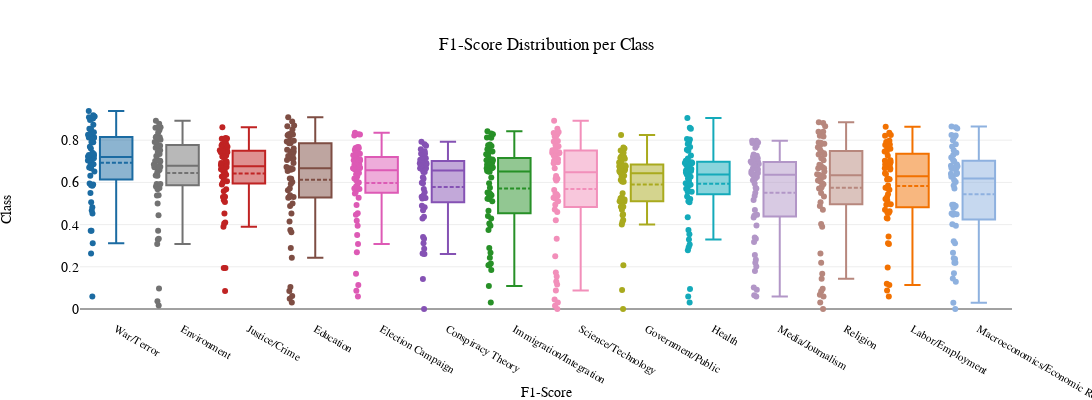
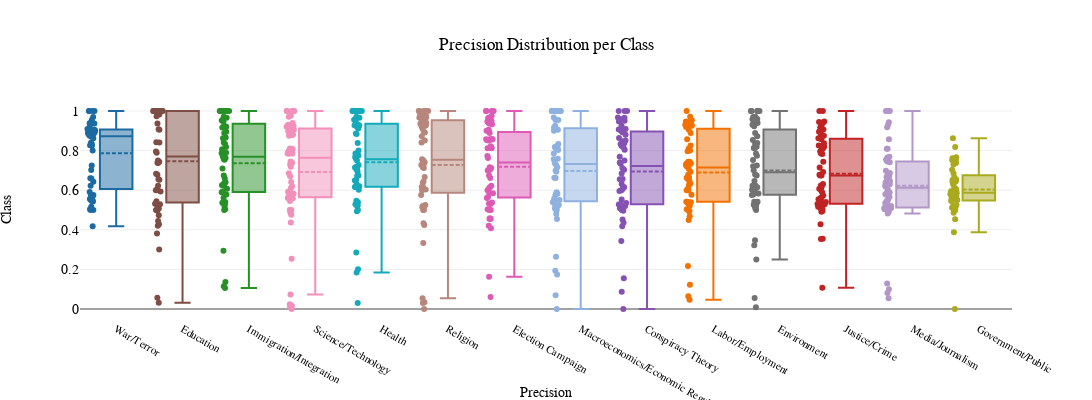
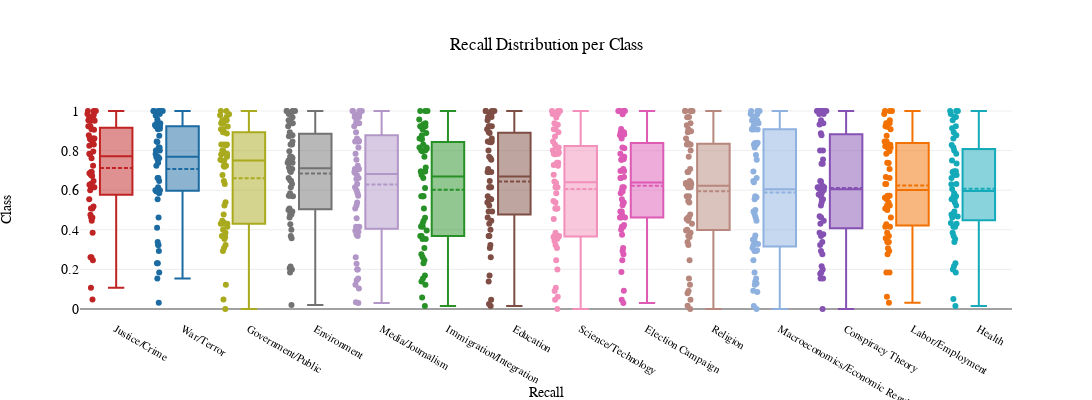

Notebook code cell kept with these figures, in order:
### Code cell
# Filter out NaN values
import plotly.graph_objects as go
import numpy as np
import colorsys

ALL_LABELS = prompt_utils.ALL_LABELS[0:-1]

precisions = [[] for _ in ALL_LABELS]
recalls = [[] for _ in ALL_LABELS]
f1_scores = [[] for _ in ALL_LABELS]

for idx, class_label in enumerate(ALL_LABELS):
    for model in models:
        report_df = model["data"]["binary_classification_reports"]
        precisions[idx].append(report_df[report_df.label == class_label]["precision_class_1"].values[0])
        recalls[idx].append(report_df[report_df.label == class_label]["recall_class_1"].values[0])
        f1_scores[idx].append(report_df[report_df.label == class_label]["f1_score_class_1"].values[0])


precisions = [[val for val in precision_list if not np.isnan(val)] for precision_list in precisions]
recalls = [[val for val in recall_list if not np.isnan(val)] for recall_list in recalls]
f1_scores = [[val for val in f1_list if not np.isnan(val)] for f1_list in f1_scores]

# Define a more scientific color palette
colors = [
    "#1f77b4",  # muted blue
    "#9467bd",  # muted purple
    "#8c564b",  # chestnut brown
    "#e377c2",  # raspberry
    "#7f7f7f",  # middle gray
    "#bcbd22",  # curry yellow-green
    "#17becf",  # blue-teal
    "#2ca02c",  # cooked asparagus green
    "#d62728",  # brick red
    "#ff7f0e",  # safety orange
    "#aec7e8",  # pastel blue
    "#c5b0d5",  # pastel purple
    "#c49c94",  # pastel brown
    "#f7b6d2",  # pastel pink
    "#c7c7c7"   # light gray
]

def darken_color(color, factor=0.9):
    r, g, b = [int(color.lstrip('#')[i:i+2], 16) for i in (0, 2, 4)]
    h, l, s = colorsys.rgb_to_hls(r/255.0, g/255.0, b/255.0)
    l = max(min(l * factor, 1.0), 0.0)
    r, g, b = colorsys.hls_to_rgb(h, l, s)
    return f"#{int(r * 255):02x}{int(g * 255):02x}{int(b * 255):02x}"

# Darken each color in the palette
darkened_colors = [darken_color(color) for color in colors]

# Create a dictionary to map each class label to a specific darkened color
color_mapping = {label: darkened_colors[i % len(darkened_colors)] for i, label in enumerate(ALL_LABELS)}


# Function to sort classes by descending median values
def sort_classes_by_median(values):
    median_values = [np.median(val) for val in values]
    sorted_indices = np.argsort(median_values)[::-1]  # Sort in descending order
    sorted_values = [values[i] for i in sorted_indices]
    sorted_labels = [ALL_LABELS[i] for i in sorted_indices]
    return sorted_values, sorted_labels

# Sort classes by median values for F1-scores, precision, and recall
sorted_f1_scores, sorted_f1_labels = sort_classes_by_median(f1_scores)
sorted_precisions, sorted_precision_labels = sort_classes_by_median(precisions)
sorted_recalls, sorted_recall_labels = sort_classes_by_median(recalls)

# Create enhanced boxplots using Plotly

fig_f1 = go.Figure()
for idx, class_label in enumerate(sorted_f1_labels):
    fig_f1.add_trace(go.Box(y=sorted_f1_scores[idx], name=class_label, boxmean=True, boxpoints='all', 
                            marker_color=color_mapping[class_label], line=dict(width=2)))
fig_f1.update_layout(title="F1-Score Distribution per Class", 
                     xaxis_title="F1-Score", 
                     yaxis_title="Class",
                     font=dict(family="Arial, sans-serif", size=12, color="black"),
                     xaxis=dict(tickfont=dict(size=11),
                                    title_standoff=1400),
                     yaxis=dict(tickfont=dict(size=14),
                                    title_standoff=50), 
                     width=1600,
                     height=400,
                     showlegend=False)
fig_f1.show()

# Boxplot for precision per class
fig_precision = go.Figure()
for idx, class_label in enumerate(sorted_precision_labels):
    fig_precision.add_trace(go.Box(y=sorted_precisions[idx], name=class_label, boxmean=True, boxpoints='all', 
                            marker_color=color_mapping[class_label], line=dict(width=2)))
fig_precision.update_layout(title="Precision Distribution per Class", 
                            xaxis_title="Precision", 
                            yaxis_title="Class",
                            font=dict(family="Arial, sans-serif", size=12, color="black"),
                            xaxis=dict(tickfont=dict(size=11),
                                            title_standoff=1400),
                            yaxis=dict(tickfont=dict(size=14),
                                            title_standoff=50), 
                            width=1600,
                            height=400,
                            showlegend=False)
fig_precision.show()

# Boxplot for recall per class
fig_recall = go.Figure()
for idx, class_label in enumerate(sorted_recall_labels):
    fig_recall.add_trace(go.Box(y=sorted_recalls[idx], name=class_label, boxmean=True, boxpoints='all', 
                                marker_color=color_mapping[class_label], line=dict(width=2)))
fig_recall.update_layout(title="Recall Distribution per Class", 
                         xaxis_title="Recall", 
                         yaxis_title="Class",
                        font=dict(family="Arial, sans-serif", size=12, color="black"),
                        xaxis=dict(tickfont=dict(size=11),
                                        title_standoff=1400),
                        yaxis=dict(tickfont=dict(size=14),
                                        title_standoff=50), 
                        width=1600,
                        height=400,
                        showlegend=False)
fig_recall.show()
